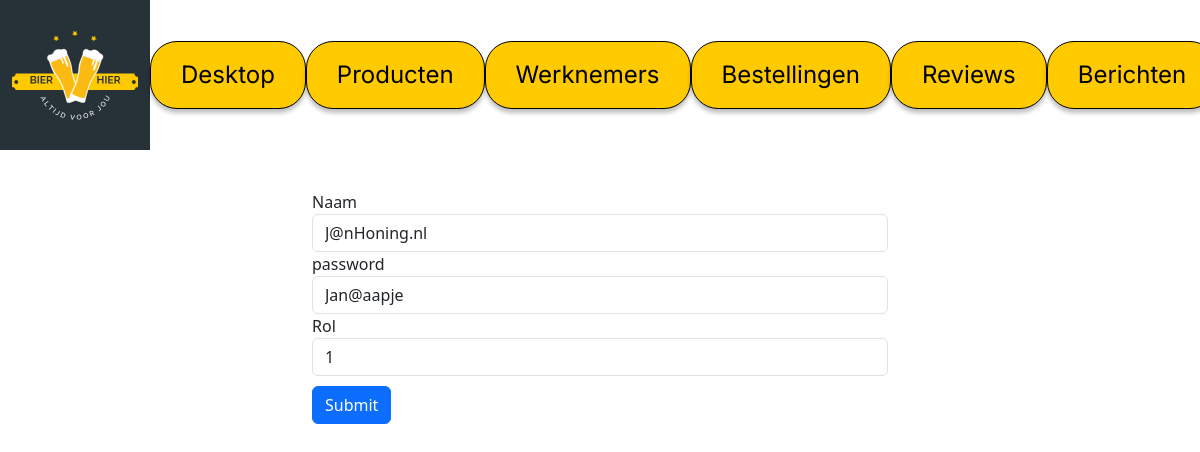
Page /pages/user-aanpassen.php?id=12 on the committed database.
### tables this page shows
CREATE TABLE `users` (
  `id` int(255) NOT NULL,
  `username` varchar(15) NOT NULL,
  `password` varchar(15) NOT NULL,
  `rol` int(255) NOT NULL DEFAULT 10
);

### pages/user-aanpassen.php (the view, shortened to what this page needs)
<?php
require_once 'conn.php';
$id = (int)$_GET['id'];
        $stmt = $conn->prepare("SELECT * FROM users WHERE id=:id");
        $stmt->execute(['id' => $id]);
        $row = $stmt->fetch();
?>
<!DOCTYPE html>
<html lang="en">
<head>
    <link rel="stylesheet" href="../css/style.css">
    <link rel="stylesheet" href="../css/admin.css">
    <link href="https://cdn.jsdelivr.net/npm/bootstrap@5.3.0-alpha1/dist/css/bootstrap.min.css" rel="stylesheet"
>
</head>
<body>
    <?php
    include('adminheader.php')
?>
    <main>
        <div class="bootstrap-iso">
            <div class="container-fluid">
                <div class="row" id="center-dit">
                    <div class="col-md-6 col-sm-6 col-xs-12">
                        <form name="verandergebreuker" action="aanpas-user.php" method="POST">
                            <div class="form-group ">
                                <label class="control-label " for="name">
                                    Naam
                                </label>
                                <input class="form-control" id="username" name="username" value="<?php echo $row['username']; ?>"
                                    type="text" for="username" />
                            </div>
                            <div class="form-group ">
                                <label class="control-label " for="password">
                                    password
                                </label>
                                <input class="form-control" id="password" name="password" value="<?php echo $row['password']; ?>"
                                    type="text" for="password" />
                            </div>
                            <div class="form-group ">
                                <label class="control-label " for="number">
                                    Rol
                                </label>
                                <input class="form-control" id="rol" name="rol" type="text"
                                    value="<?php echo $row['rol']; ?>" />
                            </div>
                            <div class="form-group">
                                <div>
                                    <button class="btn btn-primary " id="sub" name="submit" type="submit">
                                        Submit
                                    </button>
                                </div>
                            </div>
                        </form>
                    </div>
                </div>
            </div>
        </div>
    </main>
</body>
</html>

### css/style.css (style rules this page uses)
* { margin: 0; padding: 0; }

### css/admin.css (style rules this page uses)
#center-dit { display: flex; justify-content: center; padding-bottom: 20px; margin-top: -60px; }
#sub { margin-top: 10px; }

### rows in the picture
users: username "J@nHoning.nl", password "Jan@aapje", rol "1"
